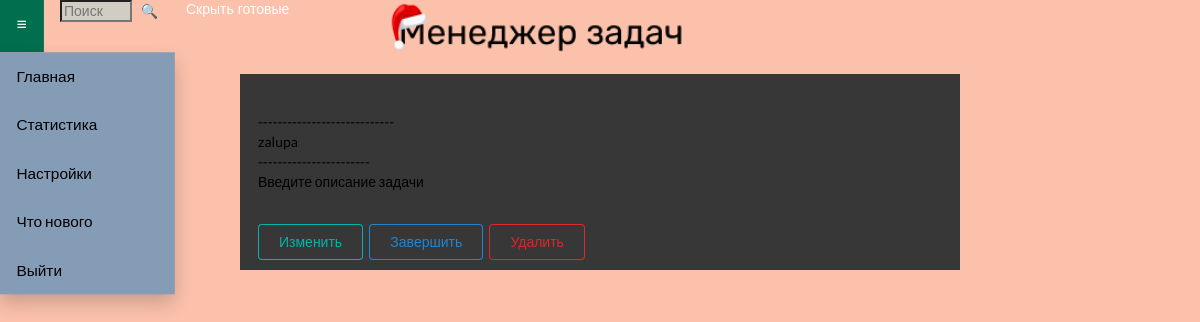
The page /get_detail/69 (signed in) on the database as committed earlier.
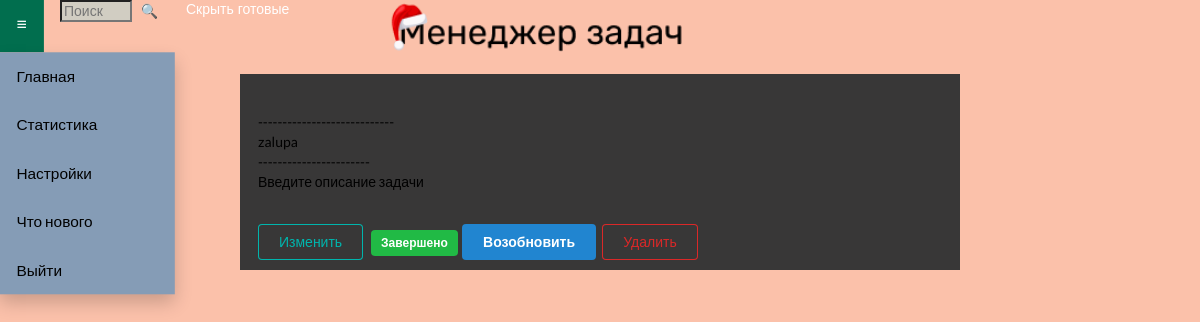
The same page on the database as committed later.
### todo/models.py (models this page shows)
class ToDo(db.Model):
    id = db.Column(db.Integer, primary_key=True)
    title = db.Column(db.String(100))
    tag_id = db.Column(db.Integer)
    descr = db.Column(db.String(1000))
    create_date = db.Column(db.DateTime)
    close_date = db.Column(db.DateTime)
    is_complete = db.Column(db.Boolean)
    is_cycle = db.Column(db.String(25))
    cycle_series = db.Column(db.Integer)
    time_to_complete = db.Column(db.String(100))

### todo/routes.py (the view)
@app.get('/get_detail/<int:todo_id>')
@login_required
def get_detail(todo_id):
    one_todo = ToDo.query.filter_by(id=todo_id).all()
    todo_tags = Tag.query.filter_by(uid=current_user.id).distinct(Tag.title)
    return render_template('todo/modal2.html', todo_list=one_todo, todo_tags=todo_tags)

### todo/routes.py (called while the page is built)
@login_manager.user_loader
def load_user(user_id):
    user = Users.query.filter_by(id=user_id).first()
    return user

### todo/templates/todo/modal2.html (shortened to what this page needs)
{% extends 'todo/layout.html' %}
{% block content %}
{% for todo in todo_list %}
<div class="modal-body">
    <form class="ui form" action="#openModal" method="get"
        style="width: 60%; background-color: rgb(56, 55, 55); margin-left: 20%; margin-right: 20%;" name="creator">
        <div class="field" style="padding: 2.5%">
            <br>----------------------------<br>{{todo.title}}<br>-----------------------<br>{{todo.descr
            | safe}}<br>
        </div>
        <button class="ui teal basic button" type="submit"
            style="margin-bottom: 10px; margin-left: 2.5%;">Изменить</button>
        {% if todo.is_complete == False %}
        <a class="ui primary basic button" href="/update/{{ todo.id }}">Завершить</a>
        {% else %}
        <span class="ui green label">Завершено</span>
        <a class="ui blue button" href="/update/{{ todo.id }}">Возобновить</a>
        {% endif %}
        <a class="ui negative basic button" href="/delete/{{ todo.id }}">Удалить</a>
    </form>
</div>
{% endfor %}
{% endblock content %}

### todo/templates/todo/layout.html (shortened to what this page needs)
<!doctype html>
<html lang="ru">
<head>
      <link rel="stylesheet" href="{{ url_for('static', filename='css/style.css') }}">
      <link rel="stylesheet" href="https://cdn.jsdelivr.net/npm/semantic-ui@2.4.2/dist/semantic.min.css">
      <link href="https://cdn.jsdelivr.net/gh/Alaev-Co/snowflakes/dist/snow.min.css" rel="stylesheet">
</head>
<body
      style="{% if request.cookies.get('font')=='black' %}background-color:{{ request.cookies.get('font') }};color:white;{% else %}background-color: #FBC1AA;color: black;{% endif %}">
      {% block content %}
      {% endblock content %}
</body>
</html>

### todo/templates/todo/menu.html (shortened to what this page needs)
<link rel="stylesheet" href="{{ url_for('static', filename='css/style.css') }}">
{% block content %}
<div class="header" style="display: grid; grid-template-columns: 5%  10% 10% 70%; width: 100vw;">
    <div class="dropdown" style="width: 3vh; ">
    <button class="dropbtn" style="background-color:rgb(1,110,78)">≡</button>
    <div class="dropdown-content" style="background-color: rgb(133,156,182);">
        <li style="  list-style-type: none;margin: 0;padding: 0;">
            <a href="/">Главная</a>
            <a href="/task_stats">Статистика</a>
            <a href="/settings">Настройки</a>
            <a href="/release">Что нового</a>
            <a href="/logout">Выйти</a>
        </li>
    </div>
</div>
<form action="/search" method="post" style="display: inline-block;">
    <input type="text" name="search_bar" placeholder="Поиск"
        style="{% if request.cookies.get('font')=='black' %}background-color:{{ request.cookies.get('font') }};color:white;{% else %}color: black;background-color: rgb(209,205,194);{% endif %} width: 60%; ">
    <button class="search_button" type="submit" style="anchor-name: search_bar;">🔍</button>
</form>
<form method="post" >
    <button type="submit" id="hider" class="hider" name="hider" value={{default_value}} style="{% if request.cookies.get('font')=='black' %}background-color:{{ request.cookies.get('font') }};color:white;{% else %}color: black;{% endif %} border: solid; border-radius: 6px; min-width: 1vw;max-width: 10vw; text-align: center; display: block; font-size: var(--responsive-font-size-primary);">Скрыть готовые</button>
</form>
{% if request.cookies.get('font')=='black' %}
<img src="/static/todo_log_noback.png" style="margin-left: 10%;margin-right: 25%; width: 25vw;">
{% else %}
<img src="/static/todo_logo_noback_light.png" style="margin-left: 10%;margin-right: 25%; width: 25vw;">
{% endif %}
</div>
{% endblock content %}

### todo/static/css/style.css (style rules this page uses)
.header { word-break: normal; }
body { font-family: Roboto-Regular; transition: background-color 0.3s ease; margin: 0; }
a:link { color: white; text-decoration: underline; cursor: pointer; }
.modal-body { margin-top: 20px; max-height: 70vh; overflow-y: auto; }
.dropbtn { background-color: #4CAF50; color: white; padding: 16px; font-size: 16px; border: none; }
.dropdown-content { display: none; position: absolute; background-color: #f1f1f1; min-width: 160px; box-shadow: 0px 8px 16px 0px rgba(0, 0, 0, 0.2); z-index: 1; }
.dropdown-content a { color: black; padding: 12px 16px; text-decoration: none; display: block; }
.dropdown { transition: 0.5s; }
.search_button { border: none; background: none; color: white; cursor: pointer; transition: 0.5s; }
.hider { border: none; background: none; color: white; cursor: pointer; transition: 0.5s; }

### todo/templates/todo/menu.html (style rules this page uses)
:root { --responsive-font-size-primary: min(1em, max(0.5em, 5vmin)); }

Rows that differ between the two databases and show on the page:
changed ToDo "zalupa": is_complete "Завершить" → "Завершено Возобновить"
